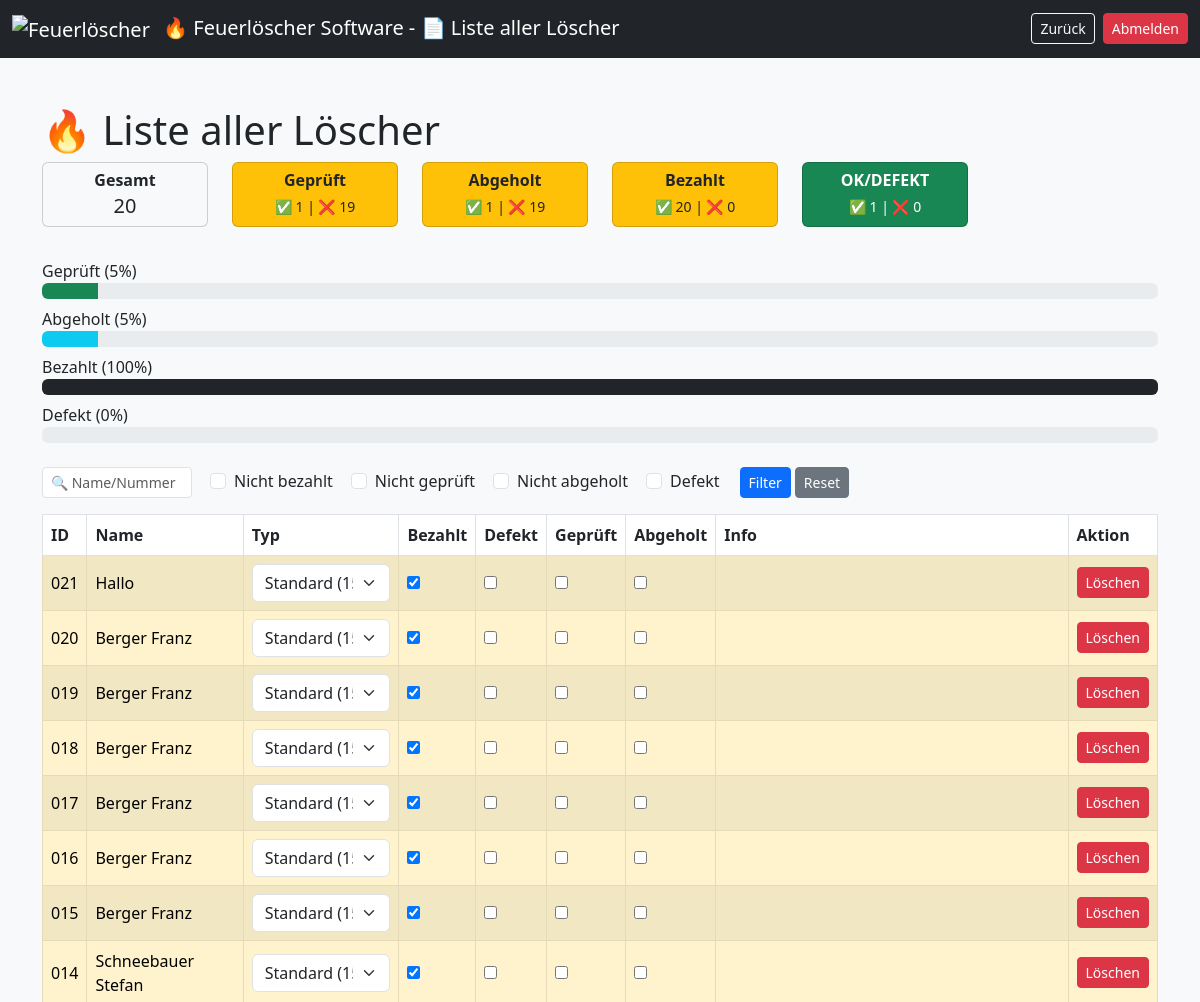
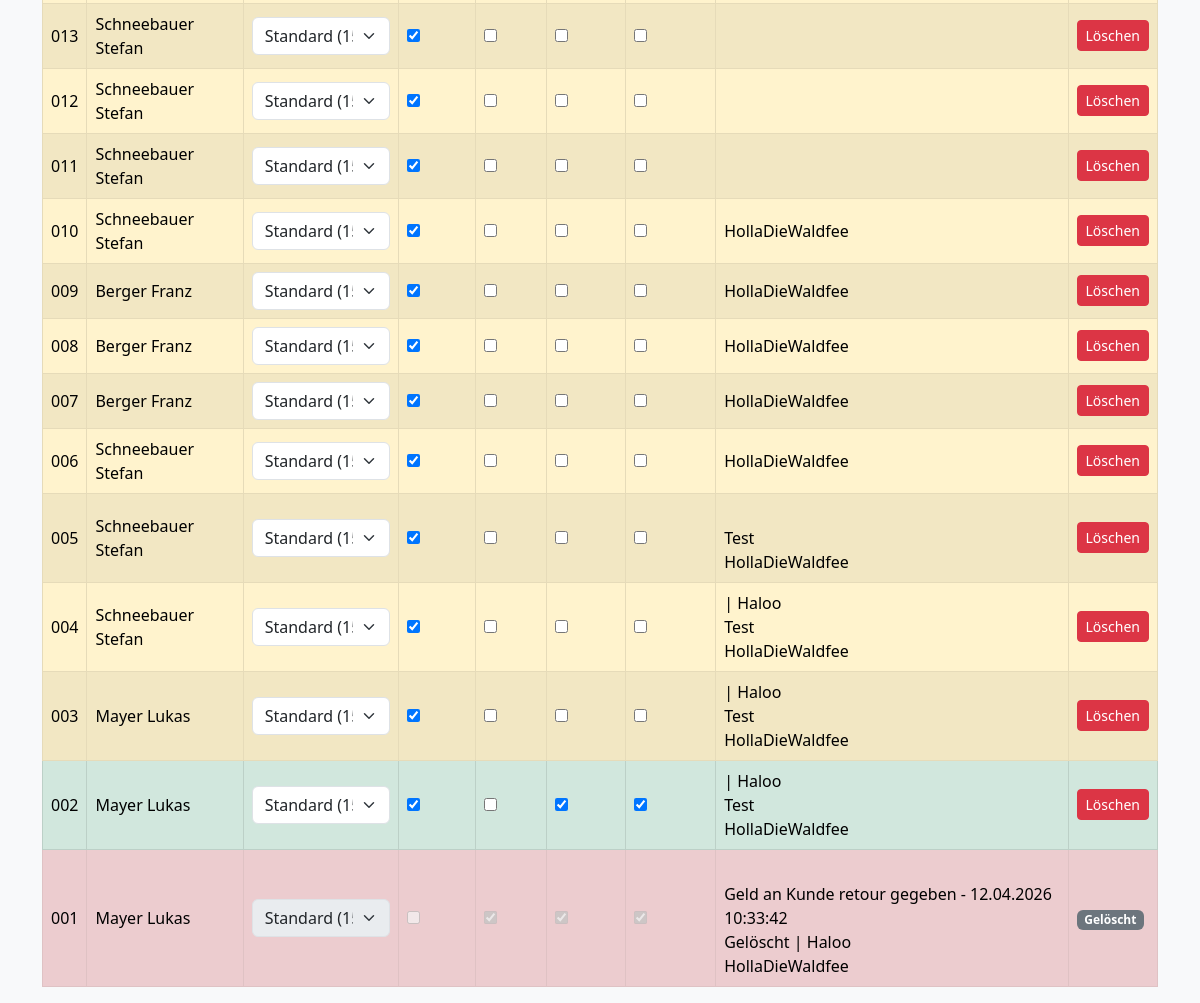
The app's page /liste.php (signed in), older data (2 pictures, top to bottom).
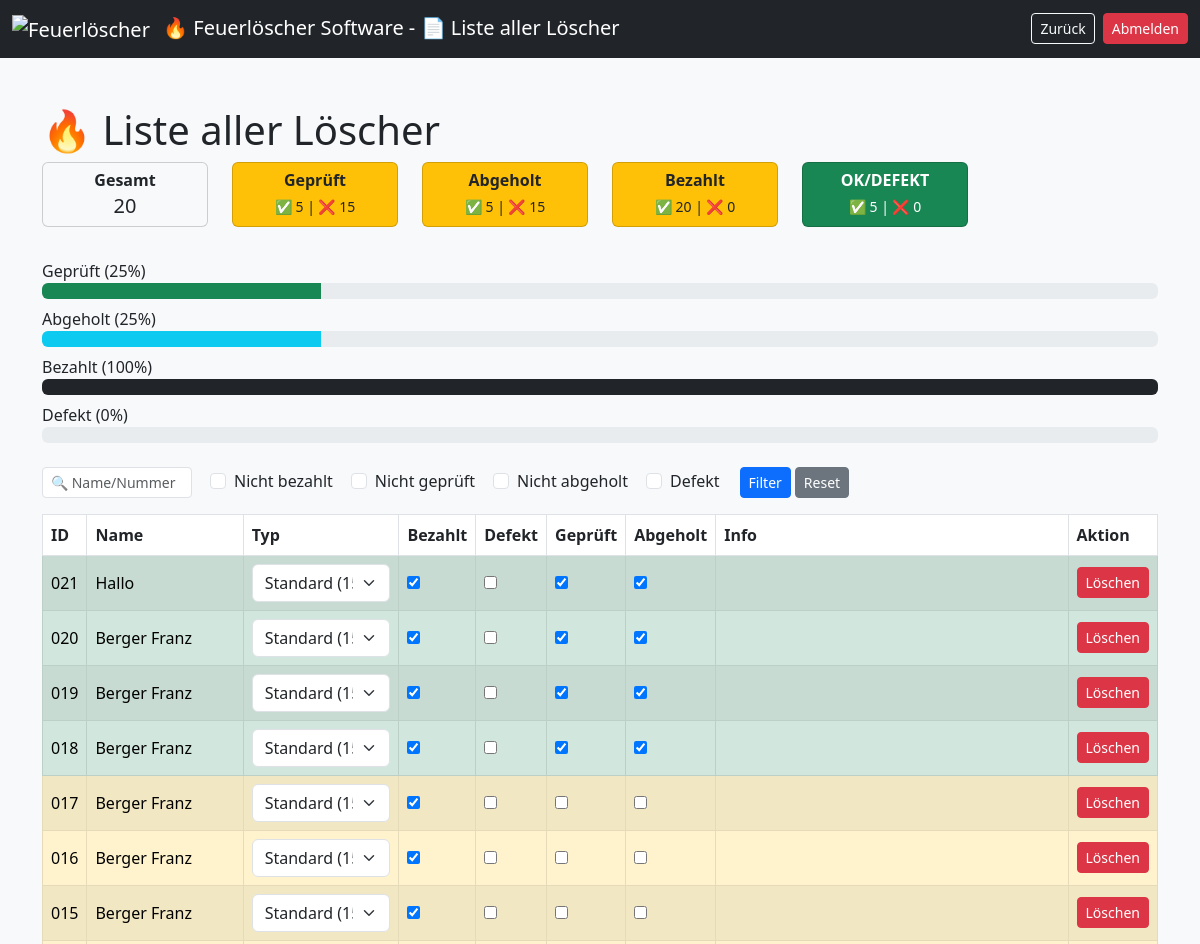
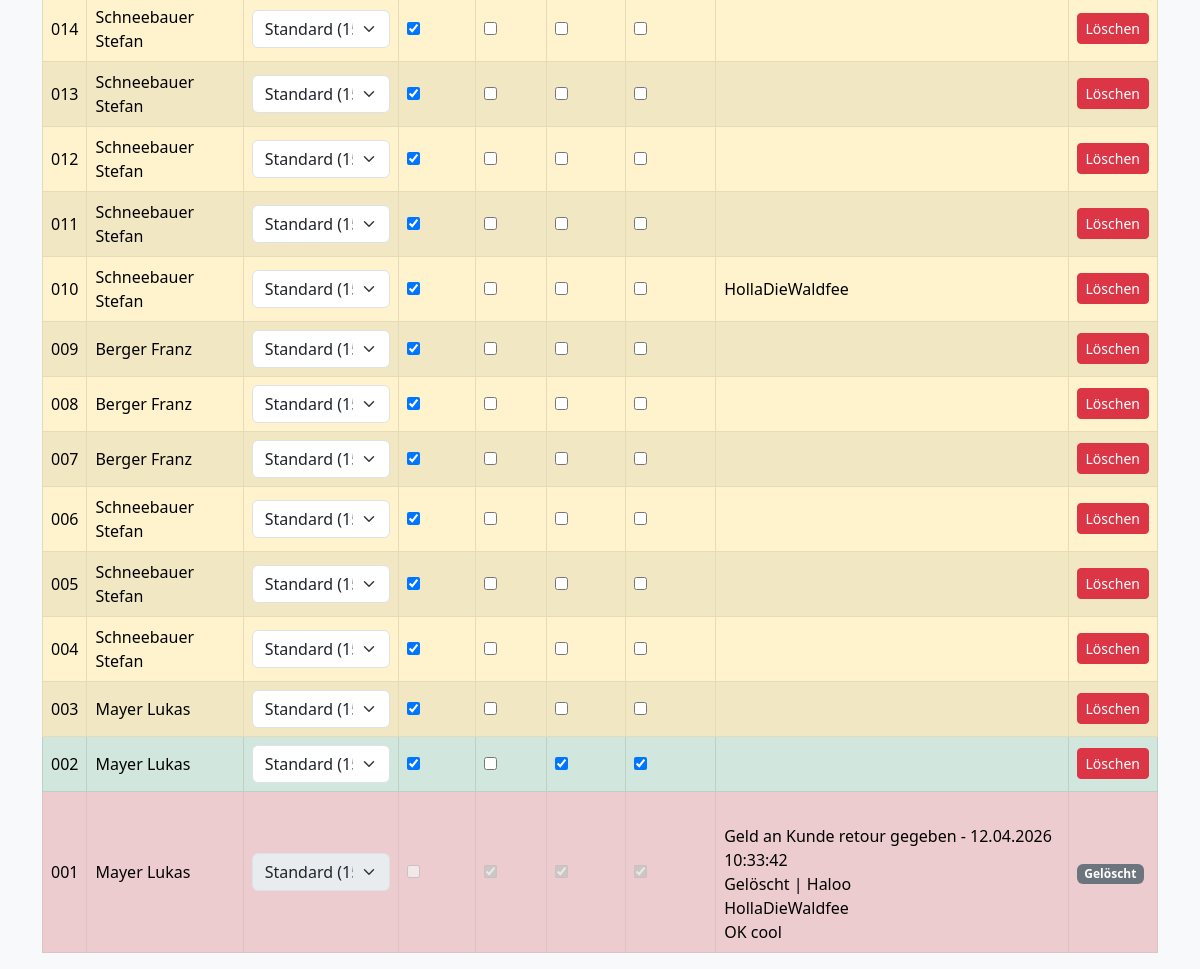
The same page, newer data (2 pictures, top to bottom).
### tables this page shows
CREATE TABLE loescher (
    id INTEGER PRIMARY KEY AUTOINCREMENT,
    nummer TEXT UNIQUE,
    name TEXT,
    zeitstempel TEXT,
    typ TEXT,
    preis REAL,
    loeschertyp TEXT,
    menge REAL,
    einheit TEXT,
    etikett_gedruckt INTEGER,
    abholschein_gedruckt INTEGER,
    bezahlt INTEGER,
    geprueft INTEGER,
    abgeholt INTEGER,
    defekt INTEGER,
    info TEXT,
    active INTEGER
);

### liste.php (the view, shortened to what this page needs)
<?php
$db = getDB();
if (!function_exists('percent')) {
    function percent($teil, $gesamt) {
        return $gesamt > 0 ? round(($teil / $gesamt) * 100) : 0;
    }
}
function getStats($db) {
    $stats = [];
    $stats['gesamt'] = $db->querySingle("SELECT COUNT(*) FROM loescher WHERE active = 1");
    $stats['geprueft'] = $db->querySingle("SELECT COUNT(*) FROM loescher WHERE geprueft = 1 AND active = 1");
    $stats['nicht_geprueft'] = $db->querySingle("SELECT COUNT(*) FROM loescher WHERE geprueft = 0 AND active = 1");
    $stats['abgeholt'] = $db->querySingle("SELECT COUNT(*) FROM loescher WHERE abgeholt = 1 AND active = 1");
    $stats['nicht_abgeholt'] = $db->querySingle("SELECT COUNT(*) FROM loescher WHERE abgeholt = 0 AND active = 1");
    $stats['bezahlt'] = $db->querySingle("SELECT COUNT(*) FROM loescher WHERE bezahlt = 1 AND active = 1");
    $stats['nicht_bezahlt'] = $db->querySingle("SELECT COUNT(*) FROM loescher WHERE bezahlt = 0 AND active = 1");
    $stats['ok'] = $db->querySingle("SELECT COUNT(*) FROM loescher WHERE geprueft = 1 AND defekt = 0 AND active = 1");
    $stats['defekt'] = $db->querySingle("SELECT COUNT(*) FROM loescher WHERE defekt = 1 AND active = 1");
    $stats['p_defekt'] = percent($stats['defekt'], $stats['gesamt']);
    $stats['p_geprueft'] = percent($stats['geprueft'], $stats['gesamt']);
    $stats['p_abgeholt'] = percent($stats['abgeholt'], $stats['gesamt']);
    $stats['p_bezahlt'] = percent($stats['bezahlt'], $stats['gesamt']);
    return $stats;
}
$stats = getStats($db);
$where = [];
$whereSQL = count($where) ? "WHERE " . implode(" AND ", $where) : "";
$result = $db->query("SELECT * FROM loescher $whereSQL ORDER BY id DESC");
?>
<!DOCTYPE html>
<html>
<head>
<link href="https://cdn.jsdelivr.net/npm/bootstrap@5.3.0/dist/css/bootstrap.min.css" rel="stylesheet">
</head>
<body class="bg-light">
<nav class="navbar navbar-expand-lg navbar-dark bg-dark">
    <div class="container-fluid">
        <span class="navbar-brand">
            <img src="./images/Feuerlöscher.ico" alt="Feuerlöscher" width="24" height="24" class="me-2">
            &#128293; Feuerlöscher Software - &#128196; Liste aller Löscher
        </span>
        <div class="d-flex gap-2">
            <a href="index.php" class="btn btn-outline-light btn-sm">
                Zurück
            </a>
            <a href="?logout=1" class="btn btn-danger btn-sm">
                Abmelden
            </a>
        </div>
    </div>
</nav>
<div class="container mt-5">
<h1>&#128293; Liste aller Löscher</h1>
<div class="row mb-4">
    <div class="col-6 col-md-2">
        <div class="card text-center bg-light mb-2">
            <div class="card-body p-2">
                <h6 class="mb-1"><strong>Gesamt</strong></h6>
                <h5 class="mb-0" id="stat-gesamt"><?= $stats['gesamt'] ?></h5>
            </div>
        </div>
    </div>
    <div class="col-6 col-md-2">
        <div class="card text-center bg-warning mb-2">
            <div class="card-body p-2">
                <h6 class="mb-1"><strong>Geprüft</strong></h6>
                <small id="stat-geprueft">✅ <?= $stats['geprueft'] ?> | ❌ <?= $stats['nicht_geprueft'] ?></small>
            </div>
        </div>
    </div>
    <div class="col-6 col-md-2">
        <div class="card text-center bg-warning mb-2">
            <div class="card-body p-2">
                <h6 class="mb-1"><strong>Abgeholt</strong></h6>
                <small id="stat-abgeholt">✅ <?= $stats['abgeholt'] ?> | ❌ <?= $stats['nicht_abgeholt'] ?></small>
            </div>
        </div>
    </div>
    <div class="col-6 col-md-2">
        <div class="card text-center bg-warning mb-2">
            <div class="card-body p-2">
                <h6 class="mb-1"><strong>Bezahlt</strong></h6>
                <small id="stat-bezahlt">✅ <?= $stats['bezahlt'] ?> | ❌ <?= $stats['nicht_bezahlt'] ?></small>
            </div>
        </div>
    </div>
    <div class="col-6 col-md-2">
        <div class="card text-center bg-success text-white mb-2">
            <div class="card-body p-2">
                <h6 class="mb-1"><strong>OK/DEFEKT</strong></h6>
                <small id="stat-ok">✅ <?= $stats['ok'] ?> | ❌ <?= $stats['defekt'] ?></small>
            </div>
        </div>
    </div>
</div>
<div class="mb-4">
    <label>Geprüft (<span id="label-p-geprueft"><?= $stats['p_geprueft'] ?></span>%)</label>
    <div class="progress mb-2"><div class="progress-bar bg-success" id="bar-geprueft" style="width: <?= $stats['p_geprueft'] ?>%"></div></div>
    <label>Abgeholt (<span id="label-p-abgeholt"><?= $stats['p_abgeholt'] ?></span>%)</label>
    <div class="progress mb-2"><div class="progress-bar bg-info" id="bar-abgeholt" style="width: <?= $stats['p_abgeholt'] ?>%"></div></div>
    <label>Bezahlt (<span id="label-p-bezahlt"><?= $stats['p_bezahlt'] ?></span>%)</label>
    <div class="progress mb-2"><div class="progress-bar bg-dark" id="bar-bezahlt" style="width: <?= $stats['p_bezahlt'] ?>%"></div></div>
    <label>Defekt (<span id="label-p-defekt"><?= $stats['p_defekt'] ?></span>%)</label>
    <div class="progress mb-2"><div class="progress-bar bg-danger" id="bar-defekt" style="width: <?= $stats['p_defekt'] ?>%"></div></div>
</div>
<form method="get" class="row g-1 mb-3 align-items-center">
    <div class="col-auto">
        <input type="text" name="suche" class="form-control form-control-sm me-3" style="width:150px;"
               placeholder="🔍 Name/Nummer" value="<?= htmlspecialchars($_GET['suche'] ?? '') ?>">
    </div>
    <div class="col-auto form-check form-check-inline">
        <input type="checkbox" name="nicht_bezahlt" class="form-check-input" id="chkBezahlt" <?= isset($_GET['nicht_bezahlt'])?'checked':'' ?>>
        <label class="form-check-label" for="chkBezahlt">Nicht bezahlt</label>
    </div>
    <div class="col-auto form-check form-check-inline">
        <input type="checkbox" name="nicht_geprueft" class="form-check-input" id="chkGeprueft" <?= isset($_GET['nicht_geprueft'])?'checked':'' ?>>
        <label class="form-check-label" for="chkGeprueft">Nicht geprüft</label>
    </div>
    <div class="col-auto form-check form-check-inline">
        <input type="checkbox" name="nicht_abgeholt" class="form-check-input" id="chkAbgeholt" <?= isset($_GET['nicht_abgeholt'])?'checked':'' ?>>
        <label class="form-check-label" for="chkAbgeholt">Nicht abgeholt</label>
    </div>
    <div class="col-auto form-check form-check-inline">
        <input type="checkbox" name="defekt" class="form-check-input" id="chkDefekt" <?= isset($_GET['defekt'])?'checked':'' ?>>
        <label class="form-check-label" for="chkDefekt">Defekt</label>
    </div>
    <div class="col-auto">
        <button class="btn btn-primary btn-sm">Filter</button>
    </div>
    <div class="col-auto">
        <a href="liste.php" class="btn btn-secondary btn-sm">Reset</a>
    </div>
</form>
<table class="table table-bordered table-striped align-middle">
    <thead>
        <tr><th>ID</th><th>Name</th><th>Typ</th><th>Bezahlt</th><th>Defekt</th><th>Geprüft</th><th>Abgeholt</th><th>Info</th><th>Aktion</th></tr>
    </thead>
    <tbody>
    <?php while ($row = $result->fetchArray()):
        $rowClass = !$row['geprueft'] ? "table-warning" : (!$row['abgeholt'] ? "table-warning" : "table-info");
        if ($row['geprueft'] && $row['abgeholt'] && $row['bezahlt'] && !$row['defekt']) $rowClass="table-success";
        if ($row['defekt']) $rowClass="table-danger";
        $disabled = ($row['active'] == 0) ? 'disabled' : '';
    ?>
    <tr data-id="<?= $row['id'] ?>" class="<?= $rowClass ?> <?= !$row['active']?'row-inactive':'' ?>">
        <td><?= htmlspecialchars($row['nummer']) ?></td>
        <td><?= htmlspecialchars($row['name']) ?></td>
        <td>
            <select class="form-select typ-select" <?= $disabled ?>>
                <option value="Standard" <?= $row['typ']=="Standard"?"selected":"" ?>>Standard (<?= PREIS_STANDARD ?> €)</option>
            </select>
        </td>
        <td><input type="checkbox" class="cb-bezahlt" <?= $row['bezahlt']?'checked':'' ?> <?= $disabled ?>></td>
        <td><input type="checkbox" class="cb-defekt" <?= $row['defekt']?'checked':'' ?> <?= $disabled ?>></td>
        <td><input type="checkbox" class="cb-geprueft" <?= $row['geprueft']?'checked':'' ?> <?= $disabled ?>></td>
        <td><input type="checkbox" class="cb-abgeholt" <?= $row['abgeholt']?'checked':'' ?> <?= $disabled ?>></td>
        <td><?= nl2br(htmlspecialchars($row['info'])) ?></td>
        <td>
            <?php if ($row['active']): ?>
                <button class="btn btn-sm btn-danger btn-delete">Löschen</button>
            <?php else: ?>
                <span class="badge bg-secondary">Gelöscht</span>
            <?php endif; ?>
        </td>
    </tr>
    <?php endwhile; ?>
    </tbody>
    </table>
</div>
</body>
</html>

Row changes from the older to the newer data that the page shows:
changed loescher "Hallo": geprueft "☐" → "☑"; abgeholt "☐" → "☑"
changed loescher (number 2 of 21 on the later page): geprueft "☐" → "☑"; abgeholt "☐" → "☑"
changed loescher (number 3 of 21 on the later page): geprueft "☐" → "☑"; abgeholt "☐" → "☑"
changed loescher (number 4 of 21 on the later page): geprueft "☐" → "☑"; abgeholt "☐" → "☑"
changed loescher (number 13 of 21 on the later page): info "HollaDieWaldfee" → (not shown)
changed loescher (number 14 of 21 on the later page): info "HollaDieWaldfee" → (not shown)
changed loescher (number 15 of 21 on the later page): info "HollaDieWaldfee" → (not shown)
changed loescher (number 16 of 21 on the later page): info "HollaDieWaldfee" → (not shown)
changed loescher (number 17 of 21 on the later page): info "Test HollaDieWaldfee" → (not shown)
changed loescher (number 18 of 21 on the later page): info "| Haloo Test HollaDieWaldfee" → (not shown)
changed loescher (number 19 of 21 on the later page): info "| Haloo Test HollaDieWaldfee" → (not shown)
changed loescher (number 20 of 21 on the later page): info "| Haloo Test HollaDieWaldfee" → (not shown)
changed loescher: info "Geld an Kunde retour gegeben - 12.04.2026 10:33:42 Gelöscht | Haloo HollaDieWaldfee" → "Geld an Kunde retour gegeben - 12.04.2026 10:33:42 Gelöscht | Haloo HollaDieWaldfee OK cool"
Text that changed along with them:
$stats['geprueft']: "1" → "5"
$stats['nicht_geprueft']: "19" → "15"
$stats['abgeholt']: "1" → "5"
$stats['nicht_abgeholt']: "19" → "15"
$stats['ok']: "1" → "5"
$stats['p_geprueft']: "5" → "25"
$stats['p_geprueft']: 5 → 25 (drawn)
$stats['p_abgeholt']: "5" → "25"
$stats['p_abgeholt']: 5 → 25 (drawn)
